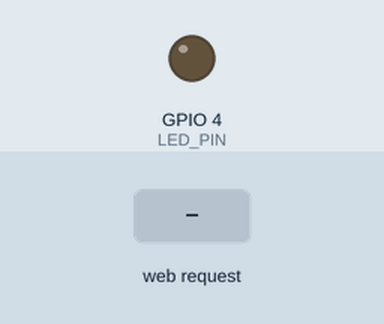
The sketch below on a simulated ESP32. Parts: output pins drawn as LEDs (lit = HIGH). The inputs (shaded band) are chosen by the test bench. WiFi joins after 1.5 s; servers stay silent unless stated; what the sketch prints to the serial monitor is not drawn.

Above: at 3.2 s.
3.3 s: HTTP request GET /toggle received
At 4.0 s:
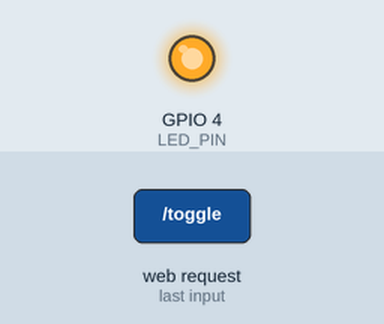
Timing chart, 0 to 6.3 s (numbered marks = the images above; inputs shaded):
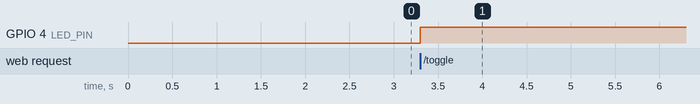

The sketch:

testLight.ino
```cpp
#include <WiFi.h>
#include <WebServer.h>
#include <ESPmDNS.h>

#define LED_PIN 4

const char* routerSsid = "Vivo";
const char* routerPassword = "d4c3b21a";

WebServer server(80);

const char* htmlPage = R"rawliteral(
<!DOCTYPE html>
<html lang='pt-br'>
  <head>
    <title>Controle de LED</title>
    <meta name="viewport" content="width=device-width, initial-scale=1">
    <style>
      body { font-family: Arial, sans-serif; text-align: center; }
      button { padding: 10px 20px; font-size: 20px; }
    </style>
  </head>
  <body>
    <h1>Controle de LED</h1>
    <button onclick="toggleLED()">Toggle LED</button>
    <script>
      function toggleLED() {
        var xhr = new XMLHttpRequest();
        xhr.open("GET", "/toggle", true);
        xhr.send();
      }
    </script>
  </body>
</html>
)rawliteral";

// Function to handle the root URL "/"
void handleRoot() {
  server.send(200, "text/html", htmlPage);
}

// Function to handle the "/toggle" URL
void handleToggle() {
  int state = digitalRead(LED_PIN);
  digitalWrite(LED_PIN, !state); // Toggle LED state
  server.send(200, "text/plain", "LED Toggled");
}

void setup() {
  Serial.begin(115200);

  // Connect to WiFi
  WiFi.begin(routerSsid, routerPassword);
  while (WiFi.status() != WL_CONNECTED) {
    delay(1000);
    Serial.print("Connecting to WiFi...");
  }
  Serial.print("Connected to WiFi: ");
  Serial.println(WiFi.localIP());

  // Initialize the LED pin as an output
  pinMode(LED_PIN, OUTPUT);
  digitalWrite(LED_PIN, LOW); // Initialize the LED to be off

  if (MDNS.begin("esplight")) {
    Serial.println("MDNS responder initialized");
  }

  // Define the routes and handlers
  server.on("/", handleRoot);
  server.on("/toggle", handleToggle);

  server.begin();
  Serial.println("HTTP server started");
}

void loop() {
  server.handleClient();
}
```

Measured:
- after the input at 3.3 s, GPIO 4 (LED_PIN): LOW → HIGH at once
